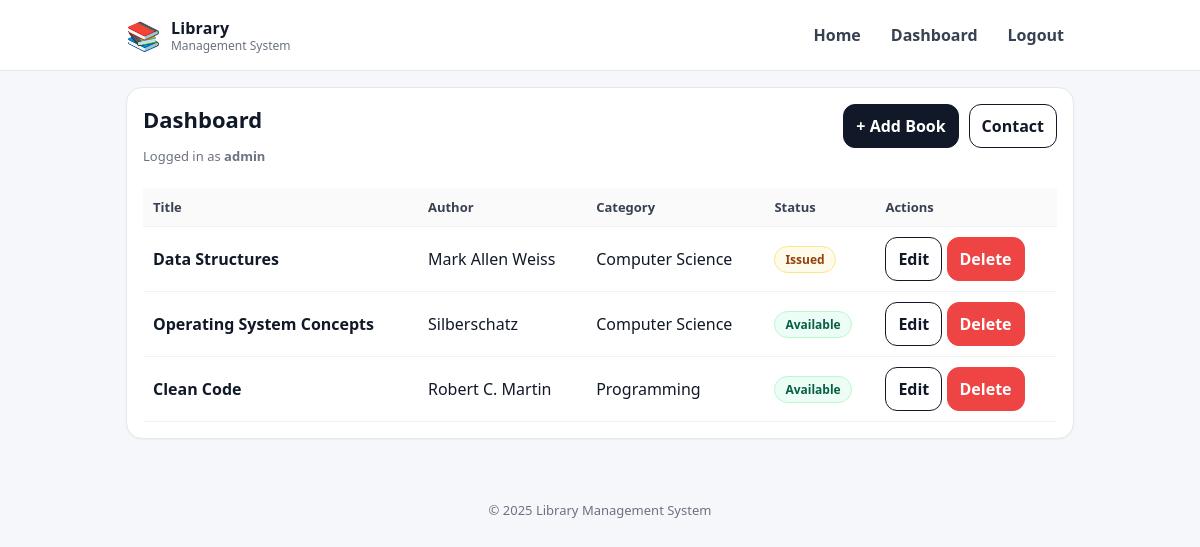
The app's page /dashboard.php (signed in) with its own data.
### tables this page shows
CREATE TABLE IF NOT EXISTS books (
  id INT AUTO_INCREMENT PRIMARY KEY,
  title VARCHAR(150) NOT NULL,
  author VARCHAR(120) NOT NULL,
  category VARCHAR(80) NOT NULL,
  status ENUM('Available','Issued') NOT NULL DEFAULT 'Available',
  notes VARCHAR(200) DEFAULT NULL,
  created_at TIMESTAMP DEFAULT CURRENT_TIMESTAMP
);

### dashboard.php (the view, shortened to what this page needs)
<?php
require "config.php";
require "header.php";
$stmt = $conn->prepare("SELECT id, title, author, category, status, created_at FROM books ORDER BY id DESC");
$stmt->execute();
$res = $stmt->get_result();
$books = $res->fetch_all(MYSQLI_ASSOC);
?>
<section class="card">
  <div class="card__head">
    <div>
      <h1 class="h1">Dashboard</h1>
      <p class="muted small">Logged in as <b><?php echo htmlspecialchars($_SESSION["admin_username"]); ?></b></p>
    </div>
    <div class="actions">
      <a class="btn" href="add_book.php">+ Add Book</a>
      <a class="btn btn--ghost" href="contact.php">Contact</a>
    </div>
  </div>
  <div class="tableWrap">
    <table class="table" id="adminBooksTable">
      <thead>
        <tr>
          <th>Title</th>
          <th>Author</th>
          <th>Category</th>
          <th>Status</th>
          <th class="right">Actions</th>
        </tr>
      </thead>
      <tbody>
        <?php if (count($books) === 0): ?>
          <tr><td colspan="5" class="muted">No books found.</td></tr>
        <?php else: ?>
          <?php foreach ($books as $b): ?>
            <tr>
              <td class="cellTitle"><?php echo htmlspecialchars($b["title"]); ?></td>
              <td><?php echo htmlspecialchars($b["author"]); ?></td>
              <td><?php echo htmlspecialchars($b["category"]); ?></td>
              <td>
                <?php if ($b["status"] === "Available"): ?>
                  <span class="pill pill--ok">Available</span>
                <?php else: ?>
                  <span class="pill pill--warn">Issued</span>
                <?php endif; ?>
              </td>
              <td class="right">
                <a class="btn btn--ghost" href="edit_book.php?id=<?php echo (int)$b["id"]; ?>">Edit</a>
                <a class="btn btn--danger" href="delete_book.php?id=<?php echo (int)$b["id"]; ?>" onclick="return confirmDelete();">Delete</a>
              </td>
            </tr>
          <?php endforeach; ?>
        <?php endif; ?>
      </tbody>
    </table>
  </div>
</section>
<?php require "footer.php"; ?>

### header.php (shortened to what this page needs)
<?php
$isAdmin = isset($_SESSION["admin_username"]);
?>
<!DOCTYPE html>
<html lang="en">
<head>
  <link rel="stylesheet" href="style.css"/>
</head>
<body>
<header class="topbar">
  <div class="wrap topbar__inner">
    <div class="brand">
      <div class="brand__logo" aria-hidden="true">📚</div>
      <div class="brand__text">
        <div class="brand__name">Library</div>
        <div class="brand__tag">Management System</div>
      </div>
    </div>
    <nav class="nav">
      <a class="nav__link" href="index.php">Home</a>
      <?php if ($isAdmin): ?>
        <a class="nav__link" href="dashboard.php">Dashboard</a>
        <a class="nav__link" href="logout.php">Logout</a>
      <?php else: ?>
        <a class="nav__link" href="login.php">Admin Login</a>
      <?php endif; ?>
    </nav>
  </div>
</header>
<main class="wrap">

### footer.php (shortened to what this page needs)
</main>
<footer class="footer">
  <div class="wrap footer__inner">
    <span>© <?php echo date("Y"); ?> Library Management System</span>
  </div>
</footer>
</body>
</html>

### style.css (style rules this page uses)
* { box-sizing: border-box; }
body { margin: 0; font-family: system-ui, -apple-system, Segoe UI, Roboto, Helvetica, Arial, "Noto Sans", "Apple Color Emoji", "Segoe UI Emoji"; background: #f6f7fb; color: #111827; }
a { text-decoration: none; color: inherit; }
.wrap { max-width: 980px; margin: 0 auto; padding: 16px; }
.topbar { position: sticky; top: 0; z-index: 10; background: #ffffff; border-bottom: 1px solid #e5e7eb; }
.topbar__inner { display: flex; align-items: center; justify-content: space-between; gap: 12px; }
.brand { display: flex; align-items: center; gap: 10px; }
.brand__logo { font-size: 28px; }
.brand__name { font-weight: 800; letter-spacing: 0.2px; }
.brand__tag { font-size: 12px; color: #6b7280; margin-top: -2px; }
.nav { display: flex; gap: 10px; flex-wrap: wrap; justify-content: flex-end; }
.nav__link { padding: 8px 10px; border-radius: 10px; font-weight: 600; color: #374151; }
.card { background: #fff; border: 1px solid #e5e7eb; border-radius: 16px; padding: 16px; box-shadow: 0 1px 2px rgba(0,0,0,0.04); }
.card__head { display: flex; align-items: flex-start; justify-content: space-between; gap: 12px; flex-wrap: wrap; }
.h1 { margin: 0 0 8px; font-size: 22px; }
.muted { color: #6b7280; }
.small { font-size: 13px; }
.tableWrap { overflow: auto; margin-top: 10px; }
.table { width: 100%; border-collapse: collapse; min-width: 680px; }
.table th, .table td { padding: 10px 10px; border-bottom: 1px solid #f0f2f5; text-align: left; }
.table th { font-size: 13px; color: #374151; background: #fafafa; }
.cellTitle { font-weight: 700; }
.right { text-align: right; }
.actions { display: flex; gap: 10px; align-items: center; flex-wrap: wrap; }
.btn { display: inline-flex; align-items: center; justify-content: center; padding: 10px 12px; border-radius: 12px; border: 1px solid #111827; background: #111827; color: #fff; font-weight: 700; cursor: pointer; }
.btn--ghost { background: #fff; color: #111827; }
.btn--danger { border-color: #ef4444; background: #ef4444; }
.pill { display: inline-flex; padding: 4px 10px; border-radius: 999px; font-weight: 800; font-size: 12px; }
.pill--ok { background: #ecfdf5; color: #065f46; border: 1px solid #bbf7d0; }
.pill--warn { background: #fffbeb; color: #92400e; border: 1px solid #fde68a; }
.footer { margin-top: 18px; padding: 12px 0 18px; color: #6b7280; font-size: 13px; }
.footer__inner { display: flex; justify-content: center; }

### records on screen
books: title "Data Structures", author "Mark Allen Weiss", category "Computer Science", status "Issued"
books: title "Operating System Concepts", author "Silberschatz", category "Computer Science", status "Available"
books: title "Clean Code", author "Robert C. Martin", category "Programming", status "Available"

### other values on screen
$_SESSION["admin_username"] "admin"
